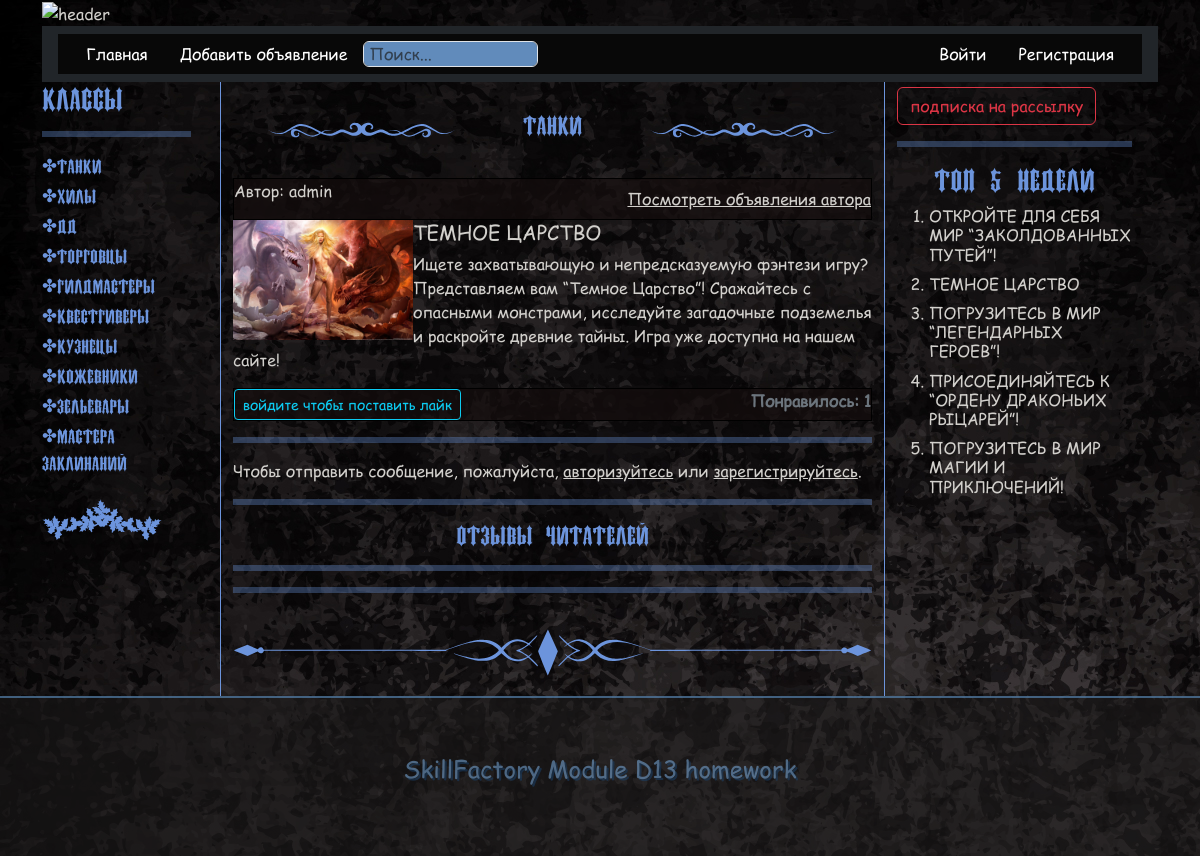
The app's page /ad_list/temnoe-tsarstvo/ with its own data.
### apps/main_board/models.py (models this page shows, shortened)
class Category(models.Model):
    name = models.CharField(max_length=100, verbose_name='Название категории')
    slug = models.SlugField(max_length=255, verbose_name='URL категории', blank=True)
    class Meta:
        verbose_name = 'Категория'
        verbose_name_plural = 'Категории'
    def __str__(self):
        return self.name
    def get_absolute_url(self):
        return reverse('category', kwargs={'category_slug': self.slug})

class Ad(models.Model):
    STATUS_OPTIONS = (
        ('published', 'Опубликовано'),
        ('draft', 'Черновик')
    )
    author = models.ForeignKey(to=User, verbose_name='Автор', on_delete=models.CASCADE, default=1)
    title = models.CharField(verbose_name='Заголовок', max_length=255)
    slug = models.SlugField(verbose_name='URL', max_length=255, blank=True, unique=True)
    category_ad = models.ForeignKey(Category, verbose_name='Категория', on_delete=models.CASCADE, null=True)
    text_ad = models.TextField(verbose_name='Текст объявления')
    status = models.CharField(choices=STATUS_OPTIONS, default='published', verbose_name='Статус объявления', max_length=20)
    time_create = models.DateTimeField(auto_now_add=True, verbose_name='Время создания объявления')
    pictures = models.ImageField(
        verbose_name='Картинка',
        blank=True,
        upload_to='images/pictures/',
        validators=[FileExtensionValidator(allowed_extensions=('png', 'jpg', 'webp', 'jpeg', 'gif'))])
    video = models.FileField(
        verbose_name='Видео',
        blank=True,
        upload_to='videos/',
        validators=[FileExtensionValidator(allowed_extensions=('mp4', 'avi', 'mkv', 'mov'))])
    likes = models.ManyToManyField(User, related_name='ad_like')
    def rating(self):
        return self.likes.count()
    class Meta:
        verbose_name = 'Объявление'
        verbose_name_plural = 'Объявления'
    def get_absolute_url(self):
        if self.status == 'published':
            return reverse('ad_detail', kwargs={'slug': self.slug})
        else:
            return reverse('draft_detail', kwargs={'slug': self.slug})

### apps/main_board/views.py (the view, shortened to what this page needs)
# urls.py: path('ad_list/<str:slug>/', AdDetailView.as_view(), name='ad_detail'),
class AdDetailView(DetailView):
    model = Ad
    template_name = 'main_board/ad_detail.html'
    context_object_name = 'ad_detail'
    def get_context_data(self, **kwargs):
        context = super().get_context_data(**kwargs)
        context['title'] = self.object.title
        context['form'] = ReplyCreateForm
        context['replies'] = Reply.objects.filter(reply=self.object).order_by('-created_reply')
        request_likes = get_object_or_404(Ad, slug=self.kwargs['slug'])
        liked = False
        if request_likes.likes.filter(id=self.request.user.id).exists():
            liked = True
        context['number_likes'] = request_likes.rating()
        context['ad_is_liked'] = liked
        return context

### apps/main_board/templatetags/categories_tags.py (called while the page is built)
@register.inclusion_tag('includes/sidebar.html')
def all_categories():
    cats = Category.objects.all()
    return {"cats": cats}

### apps/main_board/templatetags/popular_ads_tags.py (called while the page is built)
@register.inclusion_tag('includes/popular_ads.html')
def get_popular_ads():
    start_date = timezone.now() - timedelta(weeks=1)
    popular_ads = Ad.objects.filter(time_create__gte=start_date, status='published').order_by('-likes')[:5]
    return {'popular_ads': popular_ads}

### templates/main_board/ad_detail.html (shortened to what this page needs)
{% extends 'main.html' %}
{% load static %}
{% block content %}
<div class="category_ad_list">
    <img src="{% static 'img/2.svg' %}" class="svg_category_ad_list" alt="ship"  id="my-svg">
    <h4 class="category_sidebar ad_category">{{ ad_detail.category_ad }}</h4>
    <img src="{% static 'img/2.svg' %}" class="svg_category_ad_list" alt="ship"  id="my-svg">
</div>
<div class="line_block">
    <p>Автор: {{ ad_detail.author }}</p>
    <a class="text-reset" href="{% url 'ad_author' %}">Посмотреть объявления автора</a>
</div>
<div class="">
    {% if ad_detail.video %}
        <div class="video_deteil">
            <video width="85%" height="" controls>
            <source src="{{ ad_detail.video.url }}">
            видео не поддерживается
            </video>
        </div>
    {% elif ad_detail.pictures %}
        <img src="{{ ad_detail.pictures.url }}" alt="{{ ad_detail.title }}" class="float-start imgshadow" width="180" height="120" >
    {% else %}
        <img src="{% static 'img/no_image.jpg' %}"  alt="{{ ad_detail.title }}" class="float-start imgshadow" width="180" height="120" >
    {% endif %}
            <h5 class="ad_title">{{ ad_detail.title|upper }}</h5>
            <p>{{ ad_detail.text_ad }}</p>
</div>
<div class="detail_time_like">
    {% if user.is_authenticated %}
        <form action="{% url 'ad_like' object.slug %}" method="POST">
            {% csrf_token %}
            {% if ad_is_liked %}
            <button type="submit" name="ad_id"  class="no_background" value="{{object.slug}}"><img src="{% static 'img/iconizer-suit-heart-fill.svg' %}"  alt="ship"></button>
            {% else %}
            <button type="submit" name="ad_id"  class="no_background" value="{{object.slug}}"><img src="{% static 'img/iconizer-suit-heart.svg' %}" alt="ship"></button>
            {% endif %}
        </form>
      {% else %}
            <a class="btn btn-outline-info btn-sm" href="{% url 'account_login' %}">войдите чтобы поставить лайк</a><br>
      {% endif %}
      <strong class="text-secondary text_ad">Понравилось: {{ number_likes }}</strong>
</div>
<hr>
    {% if not request.user.is_authenticated %}
        <p>Чтобы отправить сообщение, пожалуйста, <a href="{% url 'account_login' %}" class="text-reset">авторизуйтесь</a> или <a href="{% url 'account_signup' %}" class="text-reset">зарегистрируйтесь</a>.</p>
    {% endif %}
    <hr>
    <h4 class="category_sidebar ad_category">отзывы читателей</h4>
    <hr>
    {% include 'includes/reply_list.html' %}
    <img src="{% static 'img/divider_negru.svg' %}" class="line_separator" alt="ship"  id="my-svg">
{% endblock content %}

### templates/includes/sidebar.html
{% load categories_tags %}
{% load static %}
{% block cat %}
    <div class="category_sidebar">
        {% for category in cats %}
            <div class="category_menu">
                <a href="{{ category.get_absolute_url }}" class="category_menu_link">&#10020;{{ category.name }}</a>
            </div>
            {% endfor%}
            <img src="{% static 'img/ship2.svg' %}" class="svg" alt="ship">
        </div>
{% endblock cat %}

### templates/includes/popular_ads.html
{% load popular_ads_tags %}
{% block content %}
      <h3 class="category_sidebar ad_category">Топ 5 недели</h3>
            <ol>
            {% for ad in popular_ads %}
                <li><h6 ><a class="ad_title" href="{{ ad.get_absolute_url }}">{{ ad.title|upper }}</a></h6></li>
                {% endfor %}
            </ol>
{% endblock content %}

### static/my_styles/styles.css (style rules this page uses)
body { background: #000 url(../img/fon1.jpg); color: #d2d0cc; background-attachment: fixed; background-repeat: repeat; font-family: 'Comic Sans MS', Helvetica, Arial, sans-serif; }
.line_block { box-sizing: border-box; display: flex; align-items: center; justify-content: space-between; background-color: #150e0eb0; border: 1px solid #000; }
hr { border: 3px solid #6c94dc; opacity: .35; }
.category_sidebar { font-family: 'Ireland', Helvetica, Arial, sans-serif; color: #6c94dc; }
.ad_category { display: flex; justify-content: center; }
.category_menu { margin-bottom: 3px; }
.category_menu_link { font-size: 18px; color: #6c94dc; text-decoration: none; width: 90%; }
.ad_title { color: #d2d0cc; text-decoration: none; }
.svg { fill: #6c94dc; max-width: 80%; margin: 10px auto; }
.text_ad { margin-left: 10px; }
.line_separator { width: 100%; margin: 20px 0; }
.detail_time_like { display: flex; justify-content: space-between; background-color: #150e0eb0; border: 1px solid #000; margin-top: 10px; }
.category_ad_list { display: flex; align-items: center; justify-content: space-around; }
.svg_category_ad_list { width: 30%; }

### records on screen
Category: name "Танки"
Category: name "Хилы"
Category: name "ДД"
Category: name "Торговцы"
Category: name "Гилдмастеры"
Category: name "Квестгиверы"
Category: name "Кузнецы"
Category: name "Кожевники"
Category: name "Зельевары"
Category: name "Мастера заклинаний"
Ad: category_ad "Танки", author "admin", pictures (picture), title "ТЕМНОЕ ЦАРСТВО", text_ad "Ищете захватывающую и непредсказуемую фэнтези игру? Представляем вам “Темное Царство”! Сражайтесь с опасными монстрами, исследуйте загадочные подземелья и раскройте древние тайны. Игра уже доступна на нашем сайте!"
Ad: title "ОТКРОЙТЕ ДЛЯ СЕБЯ МИР “ЗАКОЛДОВАННЫХ ПУТЕЙ”!"
Ad: title "ПОГРУЗИТЕСЬ В МИР “ЛЕГЕНДАРНЫХ ГЕРОЕВ”!"
Ad: title "ПРИСОЕДИНЯЙТЕСЬ К “ОРДЕНУ ДРАКОНЬИХ РЫЦАРЕЙ”!"
Ad: title "ПОГРУЗИТЕСЬ В МИР МАГИИ И ПРИКЛЮЧЕНИЙ!"

### other values on screen
{{ number_likes }} "1"
